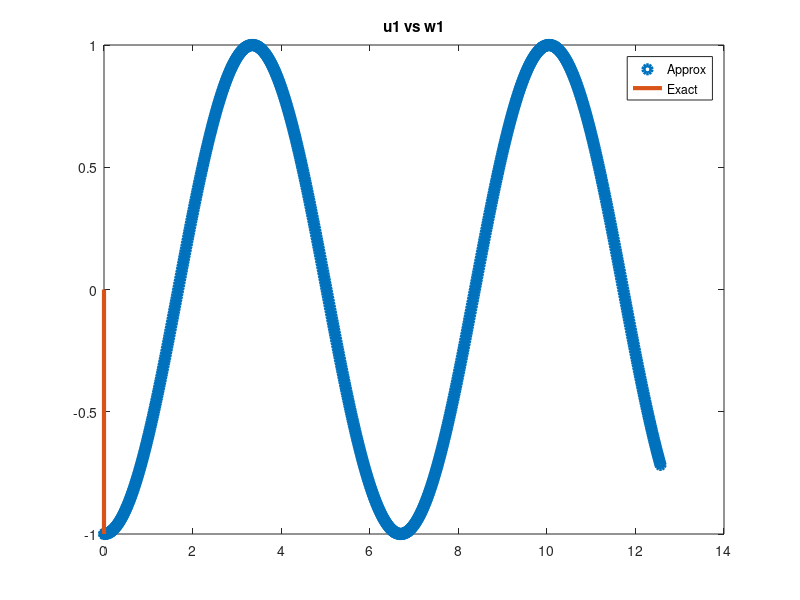
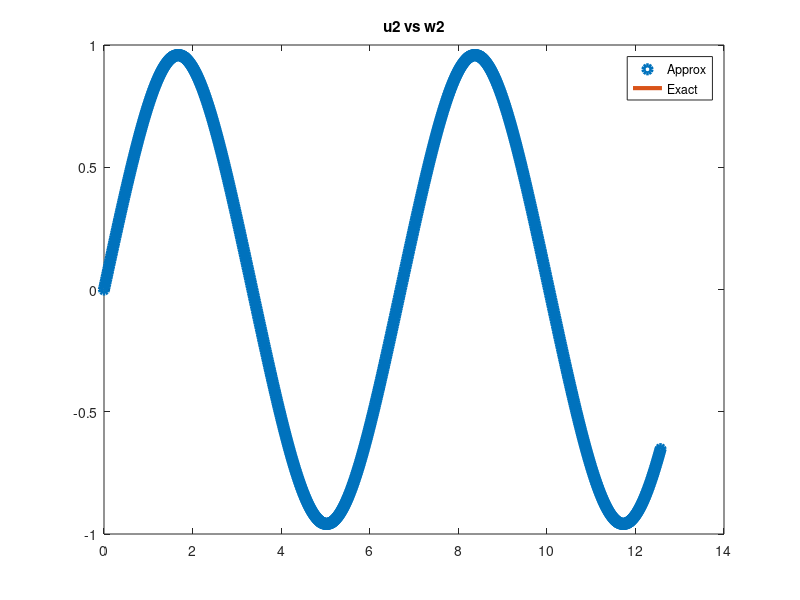
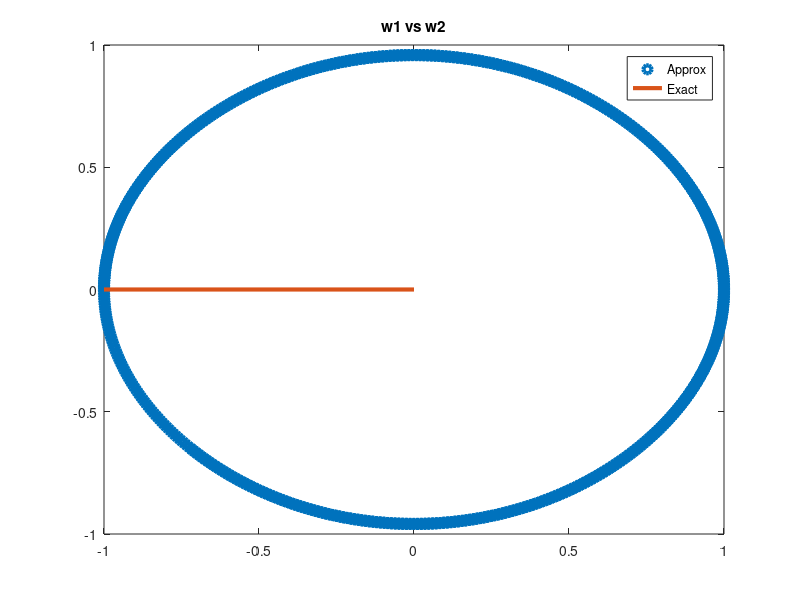

The MATLAB source for these figures, in order:
% RK4 Method Systems

% Input
a = 0; b = 4*pi; N = 1000; h = b/N; 
alpha1 = -1; alpha2 = 0;
f1 = @(t, u1, u2) u2;
f2 = @(t, u1, u2) -sin(u1); 

% Step 1
t = zeros(N+1, 1);
w1 = zeros(N+1, 1);
w2 = zeros(N+1, 1);
t(1) = a; w1(1) = alpha1; w2(1) = alpha2;
fprintf('t \t\t\t w1 \t\t\t w2\n')
fprintf('%f \t %f \t %f\n', t(1), w1(1), w2(1))

% Step 2
for i = 1:N
    t(i+1) = a + i*h;
    
    k11 = h*f1(t(i), w1(i), w2(i));
    k12 = h*f2(t(i), w1(i), w2(i));

    k21 = h*f1(t(i) + h/2, w1(i) + (k11)/2, w2(i) + (k12)/2);
    k22 = h*f2(t(i) + h/2, w1(i) + (k11)/2, w2(i) + (k12)/2);

    k31 = h*f1(t(i) + h/2, w1(i) + (k21)/2, w2(i) + (k22)/2);
    k32 = h*f2(t(i) + h/2, w1(i) + (k21)/2, w2(i) + (k22)/2);

    k41 = h*f1(t(i+1), w1(i) + k31, w2(i) + k32);
    k42 = h*f2(t(i+1), w1(i) + k31, w2(i) + k32);

    w1(i+1) = w1(i) + (k11 + 2*k21 + 2*k31 + k41)/6;
    w2(i+1) = w2(i) + (k12 + 2*k22 + 2*k32 + k42)/6;
    
    fprintf('%f \t %f \t %f\n', t(i+1), w1(i+1), w2(i+1))
end

% Plot
figure()
plot(t, w1, 'o', 'LineWidth', 3)

% Also plot the exact solution
hold on
num_plot = 100;
t_plot = zeros(num_plot+1,1);
y_plot = zeros(num_plot+1,1);
h_plot = (b-a)/num_plot;

t_plot(1) = a;
y_plot(1) = alpha1;

plot(t_plot, y_plot, 'LineWidth', 3);
legend('Approx', 'Exact')
title('u1 vs w1')

% Plot
figure()
plot(t, w2, 'o', 'LineWidth', 3)

% Also plot the exact solution
hold on
num_plot = 100;
t_plot = zeros(num_plot+1,1);
y_plot = zeros(num_plot+1,1);
h_plot = (b-a)/num_plot;

t_plot(1) = a;
y_plot(1) = alpha2;

plot(t_plot, y_plot, 'LineWidth', 3);
legend('Approx', 'Exact')
title('u2 vs w2')

% Plot
figure()
plot(w1, w2, 'o', 'LineWidth', 3)

% Also plot the exact solution
hold on
num_plot = 100;
t_plot = zeros(num_plot+1,1);
y_plot = zeros(num_plot+1,1);
h_plot = (b-a)/num_plot;

t_plot(1) = alpha1;
y_plot(1) = alpha2;

plot(t_plot, y_plot, 'LineWidth', 3);
legend('Approx', 'Exact')
title('w1 vs w2')